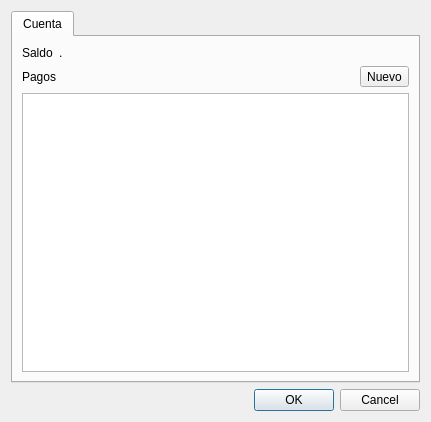
<?xml version="1.0" encoding="UTF-8"?>
<ui version="4.0">
 <class>Dialog</class>
 <widget class="QDialog" name="Dialog">
  <property name="geometry">
   <rect>
    <x>0</x>
    <y>0</y>
    <width>431</width>
    <height>422</height>
   </rect>
  </property>
  <property name="sizePolicy">
   <sizepolicy hsizetype="Maximum" vsizetype="Fixed">
    <horstretch>0</horstretch>
    <verstretch>0</verstretch>
   </sizepolicy>
  </property>
  <property name="windowTitle">
   <string>Configuración</string>
  </property>
  <layout class="QVBoxLayout" name="verticalLayout">
   <item>
    <layout class="QHBoxLayout" name="horizontalLayout_2">
     <item>
      <widget class="QTabWidget" name="tabWidget">
       <property name="sizePolicy">
        <sizepolicy hsizetype="Minimum" vsizetype="Preferred">
         <horstretch>0</horstretch>
         <verstretch>0</verstretch>
        </sizepolicy>
       </property>
       <property name="minimumSize">
        <size>
         <width>214</width>
         <height>0</height>
        </size>
       </property>
       <property name="currentIndex">
        <number>0</number>
       </property>
       <widget class="QWidget" name="tab">
        <attribute name="title">
         <string>Cuenta</string>
        </attribute>
        <layout class="QVBoxLayout" name="verticalLayout_2">
         <item>
          <layout class="QHBoxLayout" name="horizontalLayout_3">
           <item>
            <widget class="QLabel" name="label">
             <property name="sizePolicy">
              <sizepolicy hsizetype="Maximum" vsizetype="Preferred">
               <horstretch>0</horstretch>
               <verstretch>0</verstretch>
              </sizepolicy>
             </property>
             <property name="text">
              <string>Saldo</string>
             </property>
            </widget>
           </item>
           <item>
            <widget class="QLabel" name="label_2">
             <property name="text">
              <string>.</string>
             </property>
            </widget>
           </item>
          </layout>
         </item>
         <item>
          <layout class="QHBoxLayout" name="horizontalLayout">
           <item>
            <widget class="QLabel" name="label_3">
             <property name="sizePolicy">
              <sizepolicy hsizetype="Maximum" vsizetype="Preferred">
               <horstretch>0</horstretch>
               <verstretch>0</verstretch>
              </sizepolicy>
             </property>
             <property name="text">
              <string>Pagos</string>
             </property>
            </widget>
           </item>
           <item>
            <spacer name="horizontalSpacer">
             <property name="orientation">
              <enum>Qt::Horizontal</enum>
             </property>
             <property name="sizeHint" stdset="0">
              <size>
               <width>40</width>
               <height>20</height>
              </size>
             </property>
            </spacer>
           </item>
           <item>
            <widget class="QToolButton" name="toolButton">
             <property name="text">
              <string>Nuevo</string>
             </property>
            </widget>
           </item>
          </layout>
         </item>
         <item>
          <widget class="QTableView" name="tableView"/>
         </item>
        </layout>
       </widget>
      </widget>
     </item>
    </layout>
   </item>
   <item>
    <widget class="QDialogButtonBox" name="buttonBox">
     <property name="orientation">
      <enum>Qt::Horizontal</enum>
     </property>
     <property name="standardButtons">
      <set>QDialogButtonBox::Cancel|QDialogButtonBox::Ok</set>
     </property>
    </widget>
   </item>
  </layout>
 </widget>
 <resources/>
 <connections>
  <connection>
   <sender>buttonBox</sender>
   <signal>accepted()</signal>
   <receiver>Dialog</receiver>
   <slot>accept()</slot>
   <hints>
    <hint type="sourcelabel">
     <x>248</x>
     <y>254</y>
    </hint>
    <hint type="destinationlabel">
     <x>157</x>
     <y>274</y>
    </hint>
   </hints>
  </connection>
  <connection>
   <sender>buttonBox</sender>
   <signal>rejected()</signal>
   <receiver>Dialog</receiver>
   <slot>reject()</slot>
   <hints>
    <hint type="sourcelabel">
     <x>316</x>
     <y>260</y>
    </hint>
    <hint type="destinationlabel">
     <x>286</x>
     <y>274</y>
    </hint>
   </hints>
  </connection>
 </connections>
</ui>
